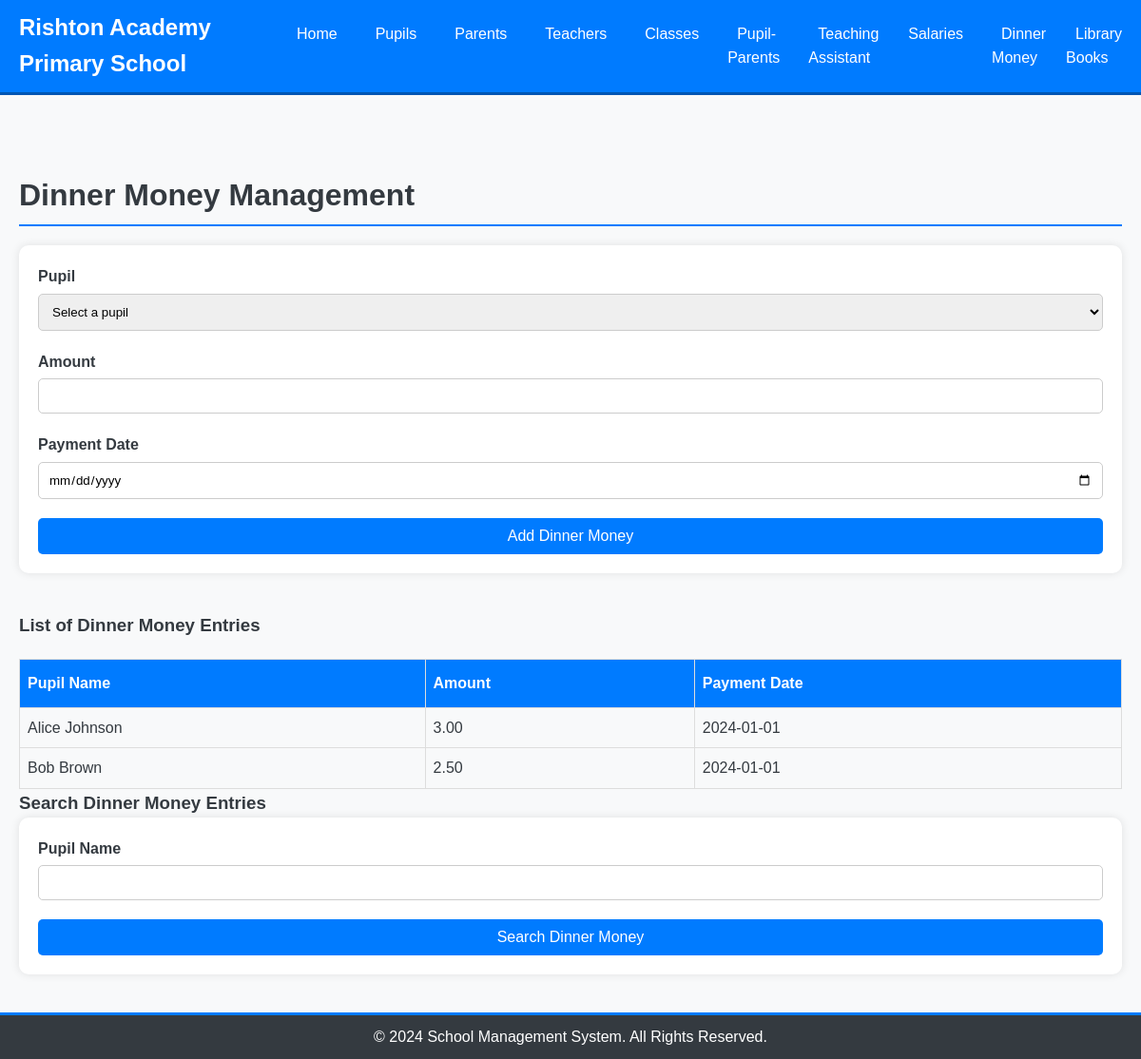
The page /dinner_money.php on the database its author committed.
### tables this page shows
CREATE TABLE `DinnerMoney` (
  `DinnerMoneyID` int(11) NOT NULL,
  `PupilID` int(11) DEFAULT NULL,
  `Amount` decimal(10,2) NOT NULL,
  `PaymentDate` date NOT NULL
);

CREATE TABLE `Pupils` (
  `PupilID` int(11) NOT NULL,
  `Name` varchar(255) NOT NULL,
  `Address` varchar(255) NOT NULL,
  `MedicalInfo` text NOT NULL,
  `ClassID` int(11) DEFAULT NULL
);

### dinner_money.php (the view, shortened to what this page needs)
<?php include 'templates/layout.php'; ?>
<?php include 'includes/db_connect.php'; ?>
<div class="container">
    <section class="dinner-money-management">
        <h2>Dinner Money Management</h2>
        <form method="post" action="dinner_money.php" class="form-dinner-money">
            <div class="form-group">
                <label for="pupil_id">Pupil</label>
                <select id="pupil_id" name="pupil_id" required>
                    <option value="">Select a pupil</option>
                </select>
            </div>
            <div class="form-group">
                <label for="amount">Amount</label>
                <input type="number" step="0.01" id="amount" name="amount" required>
            </div>
            <div class="form-group">
                <label for="payment_date">Payment Date</label>
                <input type="date" id="payment_date" name="payment_date" required>
            </div>
            <button type="submit" name="add_dinner_money" class="btn btn-primary">Add Dinner Money</button>
        </form>
        <h3>List of Dinner Money Entries</h3>
        <table class="dinner-money-table">
            <thead>
                <tr>
                    <th>Pupil Name</th>
                    <th>Amount</th>
                    <th>Payment Date</th>
                </tr>
            </thead>
            <tbody>
                <?php
                $result = $link->query("
                    SELECT Pupils.Name AS PupilName, DinnerMoney.Amount, DinnerMoney.PaymentDate
                    FROM DinnerMoney
                    JOIN Pupils ON DinnerMoney.PupilID = Pupils.PupilID
                ");
                while($row = $result->fetch_assoc()) {
                    echo "<tr>
                            <td>" . $row['PupilName'] . "</td>
                            <td>" . $row['Amount'] . "</td>
                            <td>" . $row['PaymentDate'] . "</td>
                        </tr>";
                }
                ?>
            </tbody>
        </table>
        <h3>Search Dinner Money Entries</h3>
        <form method="get" action="dinner_money.php" class="form-dinner-money">
            <div class="form-group">
                <label for="search_pupil_name">Pupil Name</label>
                <input type="text" id="search_pupil_name" name="search_pupil_name" required>
            </div>
            <button type="submit" name="search_dinner_money" class="btn btn-primary">Search Dinner Money</button>
        </form>
    </section>
</div>
<footer>
    <div class="container">
        <p>&copy; 2024 School Management System. All Rights Reserved.</p>
    </div>
</footer>
</body>
</html>

### css/styles.css (style rules this page uses)
* { margin: 0; padding: 0; box-sizing: border-box; font-family: Arial, sans-serif; }
body { background-color: #f8f9fa; color: #343a40; line-height: 1.6; }
.container { max-width: 1200px; margin: auto; padding: 0 20px; }
footer { background: #343a40; color: #fff; text-align: center; padding: 10px 0; border-top: 3px solid #007bff; }
footer p { margin: 0; }
.form-group { margin-bottom: 20px; }
.form-group label { margin-bottom: 5px; display: block; font-weight: bold; }
.form-group input, .form-group textarea, .form-group select { width: 100%; padding: 10px; border-radius: 5px; border: 1px solid #ccc; }
.btn { background: #007bff; color: #fff; padding: 10px 20px; text-decoration: none; border-radius: 5px; transition: background 0.3s; cursor: pointer; border: none; font-size: 1em; }
.form-group input, .form-group select { width: 100%; padding: 10px; border-radius: 5px; border: 1px solid #ccc; }
.dinner-money-management { margin-top: 40px; }
.dinner-money-management h2 { font-size: 2em; margin-bottom: 20px; border-bottom: 2px solid #007bff; padding-bottom: 5px; }
.form-dinner-money { display: flex; flex-direction: column; margin-bottom: 40px; padding: 20px; background: #fff; border-radius: 10px; box-shadow: 0 0 10px rgba(0, 0, 0, 0.1); }
.dinner-money-table { width: 100%; border-collapse: collapse; margin-top: 20px; }
.dinner-money-table th, .dinner-money-table td { border: 1px solid #ddd; padding: 8px; text-align: left; }
.dinner-money-table th { background-color: #007bff; color: white; padding-top: 12px; padding-bottom: 12px; }

### rows shown on the page
dinnermoney: PupilID.Name "Alice Johnson", Amount "3.00", PaymentDate "2024-01-01"
dinnermoney: PupilID.Name "Bob Brown", Amount "2.50", PaymentDate "2024-01-01"
